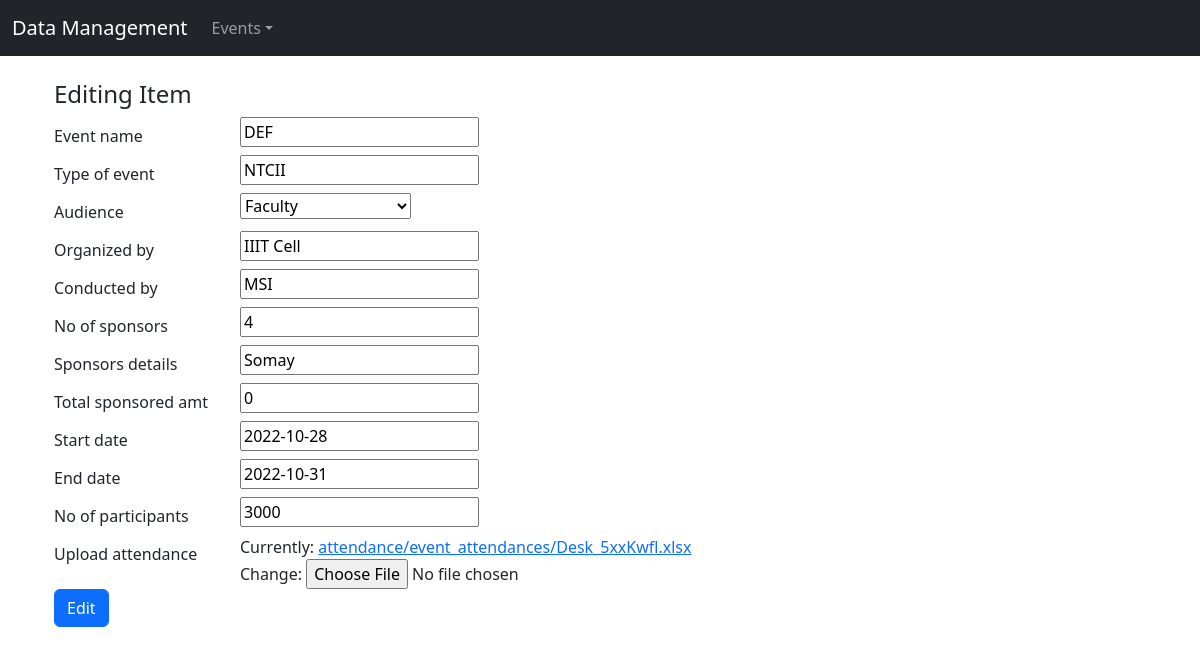
The page /edit_event/3 on the database its author committed.
### manage_data/models.py (models this page shows, shortened)
class Events(models.Model):
    event_name = models.CharField(max_length=200,blank=False)
    type_of_event = models.CharField(max_length=200,blank=False)
    audience = (
        ('Faculty','Faculty'),
        ('Student','Student'),
        ('Both','Faculty and Student'),
    )
    Audience = models.CharField(max_length=20,choices=audience,blank=False)
    Organized_by = models.CharField(max_length=255,blank=False)
    Conducted_by = models.CharField(max_length=255,blank=False)
    no_of_sponsors = models.IntegerField()
    sponsors_details = models.CharField(max_length=255,blank=False,default='Somay')
    total_sponsored_amt = models.IntegerField(default=0)
    start_date = models.DateField()
    end_date = models.DateField()
    no_of_participants = models.IntegerField()
    upload_attendance = models.FileField(upload_to='attendance/event_attendances/')
    uploaded_at = models.DateTimeField(auto_now_add=True)

### manage_data/views.py (the view)
# urls.py: path('edit_event/<int:pk>',edit_event,name='edit_event'),
def edit_event(request,pk):
    return edit_form(request,pk,Events,EventForm)

### manage_data/forms.py
class EventForm(forms.ModelForm):
    class Meta:
        model = Events
        fields = ('event_name','type_of_event','Audience','Organized_by','Conducted_by','no_of_sponsors','sponsors_details','total_sponsored_amt','start_date','end_date','no_of_participants','upload_attendance')

### manage_data/views.py (called while the page is built)
def edit_form(request,pk,model,cls):
    item = get_object_or_404(model,pk=pk)
    if request.method == "POST":
        form = cls(request.POST, instance=item)
        if form.is_valid():
            form.save()
            return redirect('display_events')
        else:
            return redirect('display_events')
    else:
        form = cls(instance=item)
        return render(request,'edit_item.html',{'form' : form})

### manage_data/templates/edit_item.html (shortened to what this page needs)
{% extends 'base.html' %}
{% block body %}
    <div class="container">
        <form action="" method="post">
            <h4>Editing Item</h4>
            {% for field in form %}
                <div class="form-group row">
                    <label for="id_{{ field.name }}" class="col-2 col-form-label"> {{ field.label }} </label>
                    <div class="col-10">
                        {{ field }}
                    </div>
                </div>
            {% endfor %}
            <button type="submit" class="btn btn-primary" name="button">Edit</button>
        </form>
    </div>
{% endblock %}

### manage_data/templates/base.html (shortened to what this page needs)
<html lang="en">
<head>
    {% load static %}
    <link rel="stylesheet" href="{% static '/css/style.css' %}">
    <link rel="stylesheet" href="{% static '/css/bootstrap.min.css' %}">
</head>
<body>
    <nav class="navbar navbar-expand-lg navbar-dark bg-dark">
        <div class="container-fluid">
          <a class="navbar-brand" href="#">Data Management</a>
          <div class="collapse navbar-collapse" id="navbarsExample02">
            <ul class="navbar-nav me-auto mb-2 mb-lg-0">
              <li class="nav-item">
                <a href="#" class="nav-link dropdown-toggle" id="dropdown03" data-toggle="dropdown" aria-haspopup="true" aria-expanded="false" role="button">Events</a>
              </li>
            </ul>
          </div>
        </div>
      </nav>
      <br>
      <div class="container">
        {% block body %}
        {% endblock %}
      </div>
</body>
</body>
</html>

### rows shown on the page
Events: form "DEF" "NTCII" "Faculty" "IIIT Cell" "MSI" "4" "Somay" "0" "2022-10-28" "2022-10-31" "3000"

### other values the page prints
{{ field.label }} "Event name" "Type of event" "Audience" "Organized by" "Conducted by" "No of sponsors" "Sponsors details" "Total sponsored amt" "Start date" "End date" "No of participants" "Upload attendance"
